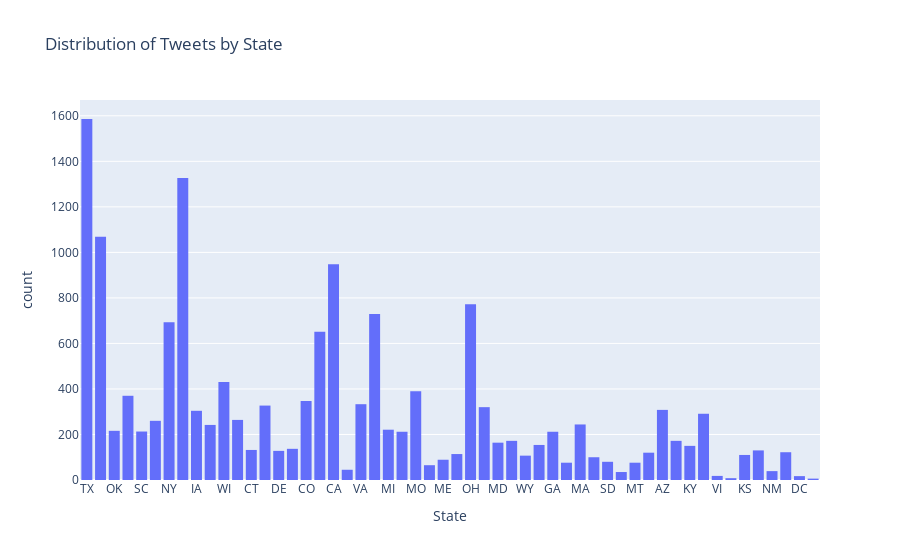

Write notebook code for a chart like this one.
### Code cell
import plotly.express as px

df['term_state'] = df['term_state'].apply(get_state)
fig = px.histogram(df, x = 'term_state', title = 'Distribution of Tweets by State', labels = {'term_state': 'State', 'count':'Count'})
fig.show()

#fig.write_image('state_distribution.png')

### Figure 1 — Plotly figure (JSON) as saved in the notebook; plotly's stock layout.template omitted (floating-point values rounded to 4 significant figures; data arrays with more than 128 entries replaced by an {"elided": "..."} marker saying what was removed)
{"data": [{"alignmentgroup": "True", "bingroup": "x", "hovertemplate": "State=%{x}<br>count=%{y}<extra></extra>", "legendgroup": "", "marker": {"color": "#636efa", "pattern": {"shape": ""}}, "name": "", "offsetgroup": "", "orientation": "v", "showlegend": false, "type": "histogram", "x": {"elided": "15846 str values"}, "xaxis": "x", "yaxis": "y"}], "layout": {"barmode": "relative", "legend": {"tracegroupgap": 0}, "title": {"text": "Distribution of Tweets by State"}, "xaxis": {"anchor": "y", "domain": [0, 1], "title": {"text": "State"}}, "yaxis": {"anchor": "x", "domain": [0, 1], "title": {"text": "count"}}}}
